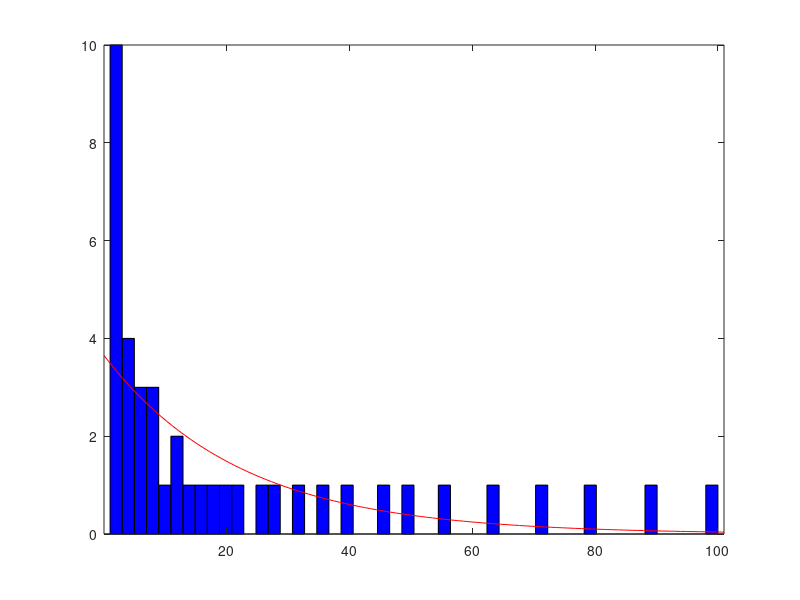
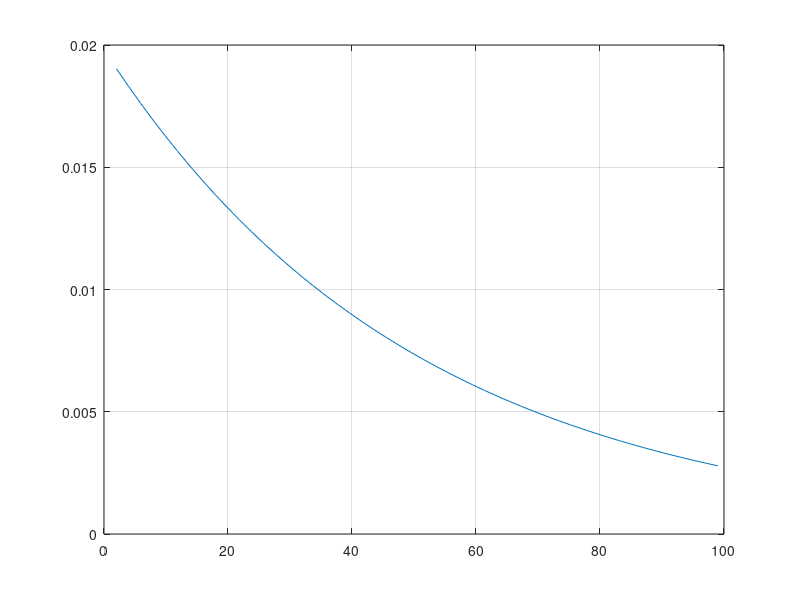

Recreate these plots in MATLAB, in order.
%fit for SNR
clc;
clear all;
snr_db = 0:1:40;
snr_lin = 10.^(snr_db/20);
pdf_lin = histfit(snr_lin, 50, 'exponential');
[hh kk] = hist(snr_lin, 50);
phat = fitdist(kk.', 'Exponential');
pdf1 = exppdf(kk, phat.mu);
figure();
plot(kk, pdf1);grid on